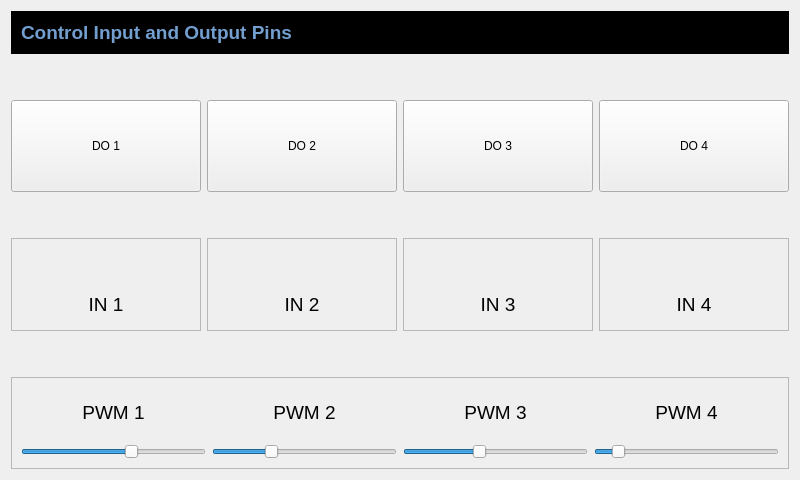
<?xml version="1.0" encoding="UTF-8"?>
<ui version="4.0">
 <class>digital</class>
 <widget class="QWidget" name="digital">
  <property name="geometry">
   <rect>
    <x>0</x>
    <y>0</y>
    <width>800</width>
    <height>480</height>
   </rect>
  </property>
  <property name="sizePolicy">
   <sizepolicy hsizetype="Preferred" vsizetype="Maximum">
    <horstretch>0</horstretch>
    <verstretch>0</verstretch>
   </sizepolicy>
  </property>
  <property name="windowTitle">
   <string>Form</string>
  </property>
  <property name="styleSheet">
   <string notr="true"/>
  </property>
  <layout class="QVBoxLayout" name="verticalLayout_5">
   <item>
    <widget class="QFrame" name="frame_6">
     <property name="sizePolicy">
      <sizepolicy hsizetype="Preferred" vsizetype="Fixed">
       <horstretch>0</horstretch>
       <verstretch>0</verstretch>
      </sizepolicy>
     </property>
     <property name="styleSheet">
      <string notr="true">background-color: rgb(0, 0, 0);</string>
     </property>
     <property name="frameShape">
      <enum>QFrame::StyledPanel</enum>
     </property>
     <property name="frameShadow">
      <enum>QFrame::Raised</enum>
     </property>
     <layout class="QHBoxLayout" name="horizontalLayout_3">
      <item>
       <layout class="QHBoxLayout" name="horizontalLayout_8">
        <item>
         <widget class="QLabel" name="label_10">
          <property name="font">
           <font>
            <pointsize>14</pointsize>
            <weight>75</weight>
            <bold>true</bold>
           </font>
          </property>
          <property name="styleSheet">
           <string notr="true">color: rgb(114, 159, 207);</string>
          </property>
          <property name="text">
           <string>Control Input and Output Pins</string>
          </property>
         </widget>
        </item>
        <item>
         <widget class="QPushButton" name="btnExit">
          <property name="sizePolicy">
           <sizepolicy hsizetype="Fixed" vsizetype="Fixed">
            <horstretch>0</horstretch>
            <verstretch>0</verstretch>
           </sizepolicy>
          </property>
          <property name="text">
           <string/>
          </property>
          <property name="flat">
           <bool>true</bool>
          </property>
         </widget>
        </item>
       </layout>
      </item>
     </layout>
    </widget>
   </item>
   <item>
    <spacer name="verticalSpacer_3">
     <property name="orientation">
      <enum>Qt::Vertical</enum>
     </property>
     <property name="sizeType">
      <enum>QSizePolicy::Fixed</enum>
     </property>
     <property name="sizeHint" stdset="0">
      <size>
       <width>20</width>
       <height>40</height>
      </size>
     </property>
    </spacer>
   </item>
   <item>
    <layout class="QHBoxLayout" name="horizontalLayout">
     <item>
      <widget class="QPushButton" name="btn102">
       <property name="sizePolicy">
        <sizepolicy hsizetype="Preferred" vsizetype="Preferred">
         <horstretch>0</horstretch>
         <verstretch>0</verstretch>
        </sizepolicy>
       </property>
       <property name="text">
        <string>DO 1</string>
       </property>
       <property name="checkable">
        <bool>true</bool>
       </property>
      </widget>
     </item>
     <item>
      <widget class="QPushButton" name="btn45">
       <property name="sizePolicy">
        <sizepolicy hsizetype="Preferred" vsizetype="Preferred">
         <horstretch>0</horstretch>
         <verstretch>0</verstretch>
        </sizepolicy>
       </property>
       <property name="text">
        <string>DO 2</string>
       </property>
       <property name="checkable">
        <bool>true</bool>
       </property>
      </widget>
     </item>
     <item>
      <widget class="QPushButton" name="btn99">
       <property name="sizePolicy">
        <sizepolicy hsizetype="Preferred" vsizetype="Preferred">
         <horstretch>0</horstretch>
         <verstretch>0</verstretch>
        </sizepolicy>
       </property>
       <property name="text">
        <string>DO 3</string>
       </property>
       <property name="checkable">
        <bool>true</bool>
       </property>
      </widget>
     </item>
     <item>
      <widget class="QPushButton" name="btn104">
       <property name="sizePolicy">
        <sizepolicy hsizetype="Preferred" vsizetype="Preferred">
         <horstretch>0</horstretch>
         <verstretch>0</verstretch>
        </sizepolicy>
       </property>
       <property name="text">
        <string>DO 4</string>
       </property>
       <property name="checkable">
        <bool>true</bool>
       </property>
      </widget>
     </item>
    </layout>
   </item>
   <item>
    <spacer name="verticalSpacer">
     <property name="orientation">
      <enum>Qt::Vertical</enum>
     </property>
     <property name="sizeType">
      <enum>QSizePolicy::Fixed</enum>
     </property>
     <property name="sizeHint" stdset="0">
      <size>
       <width>20</width>
       <height>40</height>
      </size>
     </property>
    </spacer>
   </item>
   <item>
    <layout class="QHBoxLayout" name="horizontalLayout_2">
     <item>
      <widget class="QFrame" name="frame_4">
       <property name="frameShape">
        <enum>QFrame::StyledPanel</enum>
       </property>
       <property name="frameShadow">
        <enum>QFrame::Raised</enum>
       </property>
       <layout class="QVBoxLayout" name="verticalLayout_4">
        <item>
         <widget class="QLabel" name="ind98">
          <property name="styleSheet">
           <string notr="true"/>
          </property>
          <property name="text">
           <string/>
          </property>
         </widget>
        </item>
        <item>
         <widget class="QLabel" name="label_5">
          <property name="font">
           <font>
            <pointsize>14</pointsize>
           </font>
          </property>
          <property name="text">
           <string>IN 1</string>
          </property>
          <property name="alignment">
           <set>Qt::AlignCenter</set>
          </property>
         </widget>
        </item>
       </layout>
      </widget>
     </item>
     <item>
      <widget class="QFrame" name="frame">
       <property name="frameShape">
        <enum>QFrame::StyledPanel</enum>
       </property>
       <property name="frameShadow">
        <enum>QFrame::Raised</enum>
       </property>
       <layout class="QVBoxLayout" name="verticalLayout">
        <item>
         <widget class="QLabel" name="ind105">
          <property name="styleSheet">
           <string notr="true"/>
          </property>
          <property name="text">
           <string/>
          </property>
         </widget>
        </item>
        <item>
         <widget class="QLabel" name="label">
          <property name="font">
           <font>
            <pointsize>14</pointsize>
           </font>
          </property>
          <property name="text">
           <string>IN 2</string>
          </property>
          <property name="alignment">
           <set>Qt::AlignCenter</set>
          </property>
         </widget>
        </item>
       </layout>
      </widget>
     </item>
     <item>
      <widget class="QFrame" name="frame_3">
       <property name="frameShape">
        <enum>QFrame::StyledPanel</enum>
       </property>
       <property name="frameShadow">
        <enum>QFrame::Raised</enum>
       </property>
       <layout class="QVBoxLayout" name="verticalLayout_3">
        <item>
         <widget class="QLabel" name="ind135">
          <property name="styleSheet">
           <string notr="true"/>
          </property>
          <property name="text">
           <string/>
          </property>
         </widget>
        </item>
        <item>
         <widget class="QLabel" name="label_4">
          <property name="font">
           <font>
            <pointsize>14</pointsize>
           </font>
          </property>
          <property name="text">
           <string>IN 3</string>
          </property>
          <property name="alignment">
           <set>Qt::AlignCenter</set>
          </property>
         </widget>
        </item>
       </layout>
      </widget>
     </item>
     <item>
      <widget class="QFrame" name="frame_2">
       <property name="frameShape">
        <enum>QFrame::StyledPanel</enum>
       </property>
       <property name="frameShadow">
        <enum>QFrame::Raised</enum>
       </property>
       <layout class="QVBoxLayout" name="verticalLayout_2">
        <item>
         <widget class="QLabel" name="ind133">
          <property name="styleSheet">
           <string notr="true"/>
          </property>
          <property name="text">
           <string/>
          </property>
         </widget>
        </item>
        <item>
         <widget class="QLabel" name="label_3">
          <property name="font">
           <font>
            <pointsize>14</pointsize>
           </font>
          </property>
          <property name="text">
           <string>IN 4</string>
          </property>
          <property name="alignment">
           <set>Qt::AlignCenter</set>
          </property>
         </widget>
        </item>
       </layout>
      </widget>
     </item>
    </layout>
   </item>
   <item>
    <spacer name="verticalSpacer_2">
     <property name="orientation">
      <enum>Qt::Vertical</enum>
     </property>
     <property name="sizeType">
      <enum>QSizePolicy::Fixed</enum>
     </property>
     <property name="sizeHint" stdset="0">
      <size>
       <width>20</width>
       <height>40</height>
      </size>
     </property>
    </spacer>
   </item>
   <item>
    <widget class="QFrame" name="frame_5">
     <property name="enabled">
      <bool>true</bool>
     </property>
     <property name="sizePolicy">
      <sizepolicy hsizetype="Preferred" vsizetype="Preferred">
       <horstretch>0</horstretch>
       <verstretch>0</verstretch>
      </sizepolicy>
     </property>
     <property name="maximumSize">
      <size>
       <width>16777215</width>
       <height>200</height>
      </size>
     </property>
     <property name="frameShape">
      <enum>QFrame::StyledPanel</enum>
     </property>
     <property name="frameShadow">
      <enum>QFrame::Raised</enum>
     </property>
     <layout class="QHBoxLayout" name="horizontalLayout_7">
      <item>
       <layout class="QVBoxLayout" name="verticalLayout_6">
        <item>
         <widget class="QLabel" name="label_6">
          <property name="font">
           <font>
            <pointsize>14</pointsize>
           </font>
          </property>
          <property name="text">
           <string>PWM 1</string>
          </property>
          <property name="alignment">
           <set>Qt::AlignCenter</set>
          </property>
         </widget>
        </item>
        <item>
         <widget class="QSlider" name="slpwm0">
          <property name="pageStep">
           <number>60</number>
          </property>
          <property name="value">
           <number>60</number>
          </property>
          <property name="orientation">
           <enum>Qt::Horizontal</enum>
          </property>
          <property name="tickPosition">
           <enum>QSlider::NoTicks</enum>
          </property>
         </widget>
        </item>
       </layout>
      </item>
      <item>
       <layout class="QVBoxLayout" name="verticalLayout_7">
        <item>
         <widget class="QLabel" name="label_7">
          <property name="font">
           <font>
            <pointsize>14</pointsize>
           </font>
          </property>
          <property name="text">
           <string>PWM 2</string>
          </property>
          <property name="alignment">
           <set>Qt::AlignCenter</set>
          </property>
         </widget>
        </item>
        <item>
         <widget class="QSlider" name="slpwm1">
          <property name="pageStep">
           <number>50</number>
          </property>
          <property name="value">
           <number>30</number>
          </property>
          <property name="orientation">
           <enum>Qt::Horizontal</enum>
          </property>
         </widget>
        </item>
       </layout>
      </item>
      <item>
       <layout class="QVBoxLayout" name="verticalLayout_8">
        <item>
         <widget class="QLabel" name="label_8">
          <property name="font">
           <font>
            <pointsize>14</pointsize>
           </font>
          </property>
          <property name="text">
           <string>PWM 3</string>
          </property>
          <property name="alignment">
           <set>Qt::AlignCenter</set>
          </property>
         </widget>
        </item>
        <item>
         <widget class="QSlider" name="slpwm2">
          <property name="pageStep">
           <number>40</number>
          </property>
          <property name="value">
           <number>40</number>
          </property>
          <property name="orientation">
           <enum>Qt::Horizontal</enum>
          </property>
         </widget>
        </item>
       </layout>
      </item>
      <item>
       <layout class="QVBoxLayout" name="verticalLayout_9">
        <item>
         <widget class="QLabel" name="label_9">
          <property name="font">
           <font>
            <pointsize>14</pointsize>
           </font>
          </property>
          <property name="text">
           <string>PWM 4</string>
          </property>
          <property name="alignment">
           <set>Qt::AlignCenter</set>
          </property>
         </widget>
        </item>
        <item>
         <widget class="QSlider" name="slpwm3">
          <property name="value">
           <number>10</number>
          </property>
          <property name="sliderPosition">
           <number>10</number>
          </property>
          <property name="orientation">
           <enum>Qt::Horizontal</enum>
          </property>
         </widget>
        </item>
       </layout>
      </item>
     </layout>
    </widget>
   </item>
  </layout>
 </widget>
 <resources/>
 <connections/>
</ui>
